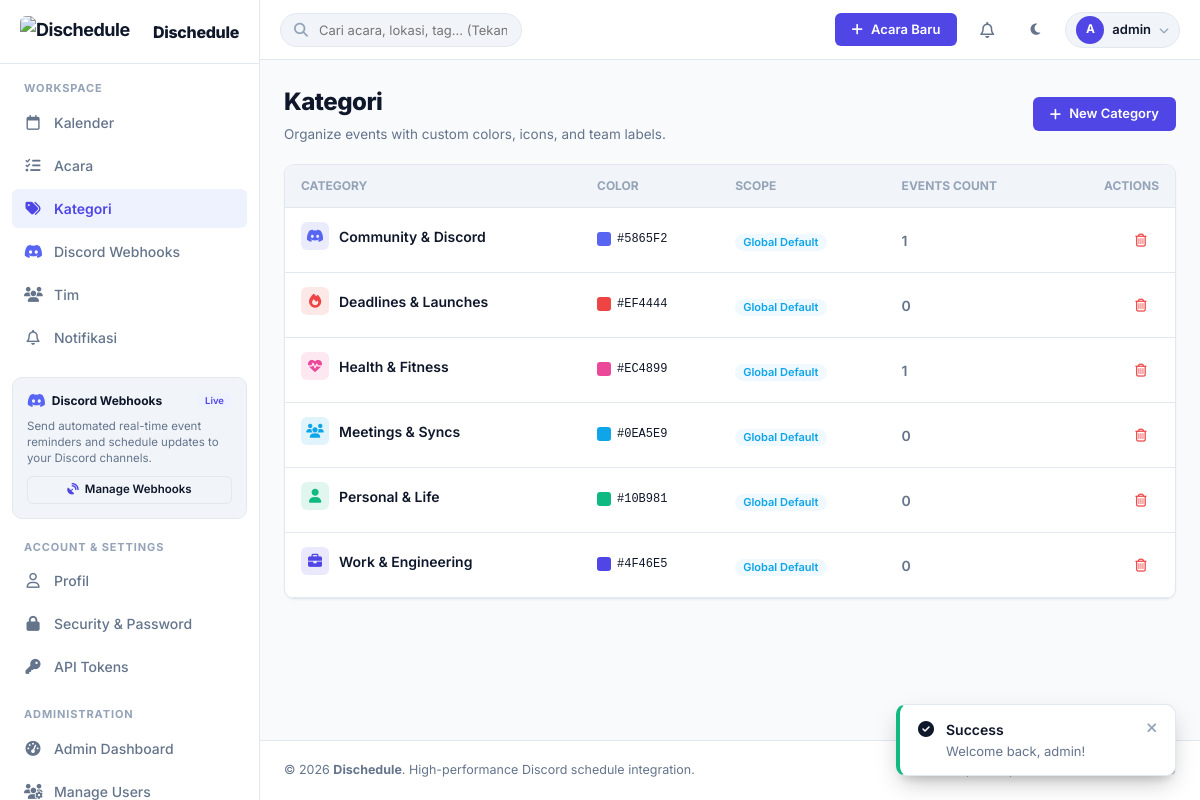
Page /categories (signed in) on the committed database.
### tables this page shows
CREATE TABLE `categories` (
  `id` bigint(20) unsigned NOT NULL AUTO_INCREMENT,
  `user_id` bigint(20) unsigned DEFAULT NULL,
  `team_id` bigint(20) unsigned DEFAULT NULL,
  `name` varchar(100) NOT NULL,
  `color` varchar(20) NOT NULL DEFAULT '#4F46E5',
  `icon` varchar(50) NOT NULL DEFAULT 'fa-solid fa-calendar',
  `is_global` tinyint(1) NOT NULL DEFAULT 0,
  `created_at` timestamp NOT NULL DEFAULT current_timestamp(),
  `updated_at` timestamp NOT NULL DEFAULT current_timestamp() ON UPDATE current_timestamp(),
  PRIMARY KEY (`id`),
  KEY `idx_categories_user_id` (`user_id`),
  KEY `idx_categories_team_id` (`team_id`),
  KEY `idx_categories_global` (`is_global`),
  CONSTRAINT `fk_categories_team` FOREIGN KEY (`team_id`) REFERENCES `teams` (`id`) ON DELETE CASCADE,
  CONSTRAINT `fk_categories_user` FOREIGN KEY (`user_id`) REFERENCES `users` (`id`) ON DELETE CASCADE
);

### app/Views/categories/index.php (the view, shortened to what the rows shown need)
<div style="display:flex;align-items:center;justify-content:space-between;margin-bottom:20px;flex-wrap:wrap;gap:12px;">
    <div>
        <h1 style="font-size:24px;font-weight:800;letter-spacing:-0.5px;color:var(--text-main);margin-bottom:4px;"><?= __('categories') ?></h1>
    </div>
</div>
<div class="card">
    <div class="card-body" style="padding:0;overflow-x:auto;">
        <table style="width:100%;border-collapse:collapse;">
            <thead>
                <tr style="border-bottom:1px solid var(--border-color);background:var(--bg-subtle);font-size:12px;text-transform:uppercase;color:var(--text-subtle);">
                    <th style="padding:12px 16px;text-align:left;">Category</th>
                    <th style="padding:12px 16px;text-align:left;">Color</th>
                    <th style="padding:12px 16px;text-align:left;">Scope</th>
                    <th style="padding:12px 16px;text-align:left;">Events Count</th>
                    <th style="padding:12px 16px;text-align:right;">Actions</th>
                </tr>
            </thead>
            <tbody>
                <?php foreach ($categories as $cat): ?>
                    <tr style="border-bottom:1px solid var(--border-color);transition:background 0.15s;" onmouseover="this.style.background='var(--bg-subtle)'" onmouseout="this.style.background='transparent'">
                        <td style="padding:14px 16px;font-weight:600;display:flex;align-items:center;gap:10px;">
                            <span style="width:28px;height:28px;border-radius:var(--radius-sm);background-color:<?= e($cat['color']) ?>20;color:<?= e($cat['color']) ?>;display:flex;align-items:center;justify-content:center;font-size:14px;">
                                <i class="<?= e($cat['icon']) ?>"></i>
                            </span>
                            <?= e($cat['name']) ?>
                        </td>
                        <td style="padding:14px 16px;">
                            <span style="display:inline-flex;align-items:center;gap:6px;font-family:monospace;font-size:12px;">
                                <span style="display:inline-block;width:14px;height:14px;border-radius:3px;background-color:<?= e($cat['color']) ?>;"></span>
                                <?= e($cat['color']) ?>
                            </span>
                        </td>
                        <td style="padding:14px 16px;">
                            <?php if (!empty($cat['is_global'])): ?>
                                <span class="badge badge-info">Global Default</span>
                            <?php else: ?>
                                <span class="badge badge-primary">Personal</span>
                            <?php endif; ?>
                        </td>
                        <td style="padding:14px 16px;color:var(--text-muted);font-weight:600;">
                            <?= (int)($cat['events_count'] ?? 0) ?>
                        </td>
                        <td style="padding:14px 16px;text-align:right;">
                            <?php if (empty($cat['is_global']) || ($currentUser['role'] ?? '') === 'admin'): ?>
                                <form action="<?= url('categories/' . $cat['id'] . '/delete') ?>" method="POST" style="display:inline;" onsubmit="return confirm('Delete this category?');">
                                    <button type="submit" class="btn btn-icon btn-secondary" style="color:var(--color-danger);" title="Delete">
                                        <i class="fa-regular fa-trash-can"></i>
                                    </button>
                                </form>
                            <?php else: ?>
                                <span style="font-size:12px;color:var(--text-subtle);">Locked</span>
                            <?php endif; ?>
                        </td>
                    </tr>
                <?php endforeach; ?>
            </tbody>
        </table>
    </div>
</div>

### rows in the picture
categories: name "Community & Discord", color "#5865F2", is_global "Global Default", events_count "1"
categories: name "Deadlines & Launches", color "#EF4444", is_global "Global Default", events_count "0"
categories: name "Health & Fitness", color "#EC4899", is_global "Global Default", events_count "1"
categories: name "Meetings & Syncs", color "#0EA5E9", is_global "Global Default", events_count "0"
categories: name "Personal & Life", color "#10B981", is_global "Global Default", events_count "0"
categories: name "Work & Engineering", color "#4F46E5", is_global "Global Default", events_count "0"

### other values in the picture
__('calendar') "Kalender"
__('events') "Acara"
__('categories') "Kategori"
__('webhooks') "Discord Webhooks"
__('teams') "Tim"
__('notifications') "Notifikasi"
__('profile') "Profil"
__('new_event') "Acara Baru"
substr($currentUser['username'], 0, 1) "A"
$currentUser['username'] "admin"
$f['type'] "Success"
$f['message'] "Welcome back, admin!"
